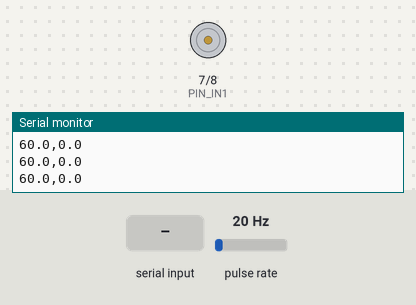
The program below on a simulated Arduino Uno, built with avr-gcc and run on an emulated ATmega328P. On the bench: motor-driver pin pairs drawn as motors (green arrow = first pin HIGH = forward, orange = second pin HIGH = backward, longer = more drive, scaled by the enable pin), the last lines printed to the serial monitor. Wiring (inferred from the names in the program): pulse sensor: data pin 2. The test bench sets the inputs (shaded band); at power-on: pulse rate 20 Hz.

Above: at 1.2 s.
1.3 s: "pwm 60\n" received over Serial
At 2.5 s:
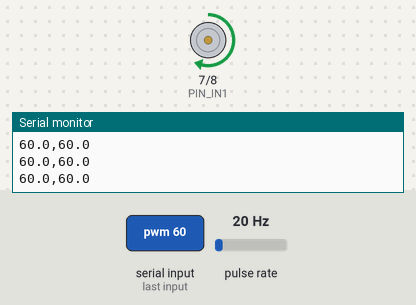
2.8 s: "pwm\n" received over Serial
Timing chart, 0 to 5.8 s (numbered marks = the images above; inputs shaded):
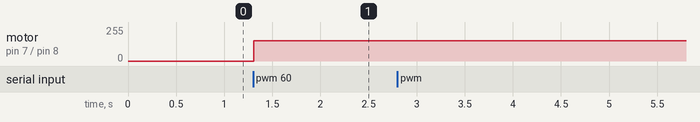

The program:

main.cpp
```cpp
#include <Arduino.h>
#include <ctype.h>

/*
 * Sensor de velocidad + actuador PWM de un motor DC
 * Arduino Uno + puente H L298N + sensor optico de ranura (FC-03 / MH-Sensor)
 *
 * El Arduino solo mide y actua: todo el calculo de control (PID, filtros,
 * prealimentacion, sintonia) vive en el programa de Python.
 *
 * Conexiones:
 *   L298N  ENA -> D3   (salida PWM, ~490 Hz por Timer2)
 *   L298N  IN1 -> D7
 *   L298N  IN2 -> D8
 *   FC-03  D0  -> D2   (INT0: la cuenta de pulsos se hace por interrupcion)
 *   FC-03  VCC -> 5V del Arduino
 *   FC-03  GND -> GND del Arduino
 *   Todos los GND (Arduino, L298N y bateria) unidos entre si.
 *
 * Comandos por serial (9600 baudios), cada uno terminado en salto de linea:
 *   pwm 60   -> fija 60 % de PWM (-100 a 100); el signo es el sentido de giro
 *   60       -> atajo equivalente a "pwm 60"
 *   s        -> detener el motor
 *   r 20     -> ranuras por vuelta del disco encoder
 *
 * Salida por serial, una linea cada PERIODO_REPORTE_MS:
 *   <rpm>,<pwm>
 *   rpm = velocidad medida (magnitud, el sensor no distingue el sentido)
 *   pwm = PWM aplicado en ese momento, con signo
 *
 * Los comandos no generan respuesta (para no ensuciar el flujo de datos). Un
 * comando invalido responde una unica linea que empieza con "ERR".
 */

const uint8_t PIN_ENA = 3;
const uint8_t PIN_IN1 = 7;
const uint8_t PIN_IN2 = 8;
const uint8_t PIN_SENSOR = 2;
// contarPulso() lee el pin directo como PD2 por velocidad: si mueves el
// sensor de pin, hay que ajustar tambien esa lectura.
static_assert(PIN_SENSOR == 2, "contarPulso() lee PD2 directamente");

const unsigned long BAUDIOS = 9600;

const unsigned long PERIODO_MEDICION_MS = 25;  // lectura del sensor: 40 Hz
const unsigned long PERIODO_REPORTE_MS = 25;   // envio por serial: 40 Hz

// Ranuras (o aspas) del disco encoder. Los discos tipicos traen 20; cambialo
// aqui o en caliente con el comando r.
uint16_t ranurasPorVuelta = 20;

// Ancho minimo entre flancos validos. Filtra los rebotes del comparador LM393
// en el borde de cada ranura. 250 us admiten hasta 4000 pulsos/s (12000 RPM
// con un disco de 20 ranuras), de sobra para este motor.
const unsigned long MIN_PULSO_US = 250;

// Sin pulsos durante este tiempo se considera el motor detenido.
const unsigned long TIEMPO_SIN_PULSOS_US = 300000UL;

// La linea se arma caracter por caracter y se procesa unicamente al recibir el
// fin de linea.
const uint8_t LARGO_BUFFER = 24;
char buffer[LARGO_BUFFER];
uint8_t indiceBuffer = 0;

float salidaPorcentaje = 0.0f;  // PWM aplicado, con signo
float rpmMedida = 0.0f;

unsigned long ultimaMedicionMs = 0;
unsigned long ultimoReporteMs = 0;

// Referencia temporal de la medicion: instante del ultimo flanco procesado.
unsigned long anclaUs = 0;
bool anclaValida = false;

// Ultimas 5 medidas crudas, para la mediana que filtra picos aislados.
const uint8_t N_MEDIANA = 5;
float hist[N_MEDIANA] = {0.0f, 0.0f, 0.0f, 0.0f, 0.0f};

// Compartidas con la ISR: volatile para que el compilador no las cachee en un
// registro y las relea de memoria en cada acceso.
volatile unsigned long contadorPulsos = 0;
volatile unsigned long tUltimoPulsoUs = 0;

void procesarLinea(char *linea);
void aplicarSalida(float porcentaje);
void actualizarMedicion();
float medianaHist();
void reportar();
void contarPulso();

void setup() {
  pinMode(PIN_ENA, OUTPUT);
  pinMode(PIN_IN1, OUTPUT);
  pinMode(PIN_IN2, OUTPUT);
  pinMode(PIN_SENSOR, INPUT);  // el modulo ya entrega un nivel digital firme

  Serial.begin(BAUDIOS);
  aplicarSalida(0.0f);  // arrancar siempre con el motor detenido

  attachInterrupt(digitalPinToInterrupt(PIN_SENSOR), contarPulso, FALLING);
  ultimaMedicionMs = millis();
  ultimoReporteMs = ultimaMedicionMs;
}

void loop() {
  while (Serial.available() > 0) {
    char c = (char)Serial.read();

    if (c == '\n' || c == '\r') {
      if (indiceBuffer > 0) {  // ignora el segundo caracter de un CR+LF
        buffer[indiceBuffer] = '\0';
        procesarLinea(buffer);
        indiceBuffer = 0;
      }
    } else if (indiceBuffer < LARGO_BUFFER - 1) {
      buffer[indiceBuffer++] = c;
    }
    // Si la trama excede el buffer se ignoran los caracteres sobrantes.
  }

  unsigned long ahoraMs = millis();

  if (ahoraMs - ultimaMedicionMs >= PERIODO_MEDICION_MS) {
    ultimaMedicionMs = ahoraMs;
    actualizarMedicion();
  }

  if (ahoraMs - ultimoReporteMs >= PERIODO_REPORTE_MS) {
    ultimoReporteMs = ahoraMs;
    reportar();
  }
}

// ISR: lo mas corta posible. Descarta picos de ruido y rebotes, y suma.
void contarPulso() {
  // Un pico inducido por el PWM dura pocos microsegundos; una ranura real
  // mantiene la linea en bajo cientos. Si tras unos us volvio a alto, era ruido.
  delayMicroseconds(8);
  if (PIND & _BV(PD2)) {  // D2 = PD2 en el Uno
    return;
  }
  unsigned long ahoraUs = micros();
  if (ahoraUs - tUltimoPulsoUs < MIN_PULSO_US) {
    return;
  }
  tUltimoPulsoUs = ahoraUs;
  contadorPulsos++;
}

void actualizarMedicion() {
  unsigned long pulsos;
  unsigned long tUltimo;

  // Lectura atomica: son variables de 4 bytes en un micro de 8 bits, asi que
  // sin esto una interrupcion podria colarse a mitad de la copia.
  noInterrupts();
  pulsos = contadorPulsos;
  contadorPulsos = 0;
  tUltimo = tUltimoPulsoUs;
  interrupts();

  if (pulsos > 0) {
    if (!anclaValida) {
      // Primer pulso tras un arranque: solo se fija la referencia, todavia no
      // hay un intervalo valido que medir.
      anclaUs = tUltimo;
      anclaValida = true;
    } else {
      unsigned long dtUs = tUltimo - anclaUs;
      anclaUs = tUltimo;
      if (dtUs > 0) {
        // Se mide de flanco a flanco, no de borde a borde de la ventana: asi
        // no hay error de cuantizacion por contar pulsos en un intervalo fijo,
        // que a 25 ms serian saltos de 120 RPM.
        float cruda = (60000000.0f * (float)pulsos) /
                      ((float)dtUs * (float)ranurasPorVuelta);
        // Desplaza el historial y agrega la medida nueva al final.
        for (uint8_t i = 0; i < N_MEDIANA - 1; i++) {
          hist[i] = hist[i + 1];
        }
        hist[N_MEDIANA - 1] = cruda;
        // Mediana de 5: hasta dos picos entre las ultimas 5 se descartan.
        rpmMedida = medianaHist();
      }
    }
  } else if (micros() - anclaUs > TIEMPO_SIN_PULSOS_US) {
    rpmMedida = 0.0f;
    for (uint8_t i = 0; i < N_MEDIANA; i++) {
      hist[i] = 0.0f;  // sin historia vieja al rearrancar
    }
    anclaValida = false;
  }
}

// Mediana del historial: ordena una copia por insercion (son solo 5 valores)
// y devuelve el valor central.
float medianaHist() {
  float orden[N_MEDIANA];
  for (uint8_t i = 0; i < N_MEDIANA; i++) {
    float v = hist[i];
    int8_t j = (int8_t)i - 1;
    while (j >= 0 && orden[j] > v) {
      orden[j + 1] = orden[j];
      j--;
    }
    orden[j + 1] = v;
  }
  return orden[N_MEDIANA / 2];
}

// Escribe en el puente H sin imprimir nada.
void aplicarSalida(float porcentaje) {
  porcentaje = constrain(porcentaje, -100.0f, 100.0f);
  salidaPorcentaje = porcentaje;

  if (porcentaje > 0.0f) {
    digitalWrite(PIN_IN1, HIGH);
    digitalWrite(PIN_IN2, LOW);
  } else if (porcentaje < 0.0f) {
    digitalWrite(PIN_IN1, LOW);
    digitalWrite(PIN_IN2, HIGH);
  } else {
    // Ambas entradas en bajo: el motor queda libre (sin freno).
    digitalWrite(PIN_IN1, LOW);
    digitalWrite(PIN_IN2, LOW);
  }

  uint8_t pwm = (uint8_t)(fabs(porcentaje) * 255.0f / 100.0f + 0.5f);
  analogWrite(PIN_ENA, pwm);
}

// Formato "<rpm>,<pwm>", compacto para caber en 9600 baudios a 40 Hz.
void reportar() {
  Serial.print(rpmMedida, 1);
  Serial.print(',');
  Serial.println(salidaPorcentaje, 1);
}

void procesarLinea(char *linea) {
  while (*linea == ' ' || *linea == '\t') {
    linea++;
  }

  if (*linea == '\0') {
    return;
  }

  // Se separa el comando (letras) del argumento (numero), de modo que "pwm60",
  // "pwm 60" y "pwm=60" se acepten por igual.
  char comando[8];
  uint8_t n = 0;
  while (isalpha((unsigned char)*linea) && n < sizeof(comando) - 1) {
    comando[n++] = (char)tolower((unsigned char)*linea);
    linea++;
  }
  comando[n] = '\0';

  while (*linea == ' ' || *linea == '\t' || *linea == '=' || *linea == ':') {
    linea++;
  }

  char *fin = NULL;
  float valor = strtod(linea, &fin);
  bool hayNumero = (fin != linea);

  if (strcmp(comando, "s") == 0 || strcmp(comando, "stop") == 0) {
    aplicarSalida(0.0f);
    return;
  }

  // De aqui en adelante todos los comandos necesitan un valor.
  if (!hayNumero) {
    Serial.println(F("ERR falta valor"));
    return;
  }

  // n == 0 significa que la linea era solo un numero: atajo de "pwm <v>".
  if (strcmp(comando, "pwm") == 0 || n == 0) {
    if (valor < -100.0f || valor > 100.0f) {
      Serial.println(F("ERR pwm fuera de rango (-100 a 100)"));
      return;
    }
    aplicarSalida(valor);
    return;
  }

  if (strcmp(comando, "r") == 0) {
    if (valor < 1.0f || valor > 1000.0f) {
      Serial.println(F("ERR ranuras fuera de rango (1 a 1000)"));
      return;
    }
    ranurasPorVuelta = (uint16_t)valor;
    return;
  }

  Serial.println(F("ERR comando desconocido"));
}
```

Measured:
- after the input at 1.3 s, motor on pin 7 (PIN_IN1) / pin 8 (PIN_IN2): stopped → forward 153/255 at once
